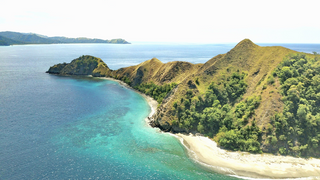
#> input picture F55121002_Tugas4_PCD/gambar.png, 320 x 180 px
$ python 'F55121002_IdealLowpassFilter&ButterworthLowpassFilter.py'
#> lines starting #> are read from the running program, lines starting #| are printed output that depends on the picture; after the words box and inside, x2 and y2 are one past the last pixel; in counts of white or black regions, pixels touching at a corner belong together
import cv2
import numpy as np
from matplotlib import pyplot as plt

# membaca gambar
img = cv2.imread('gambar.png', 0)
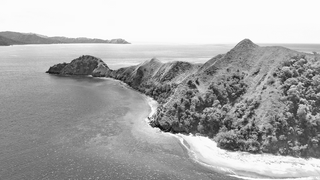
#> img: shape (180, 320); min 1, max 255, mean 171.3

# melakukan FFT pada citra
f = np.fft.fft2(img)
fshift = np.fft.fftshift(f)

# Filter Ideal Lowpass
rows, cols = img.shape
#> rows = 180; cols = 320
crow, ccol = rows // 2, cols // 2
#> crow = 90; ccol = 160

# membuat mask dengan nilai nol di tengah dan nilai satu di bagian lain
mask = np.zeros((rows, cols), np.uint8)
r = 80  # radius lingkaran
cv2.circle(mask, (ccol, crow), r, 1, -1)
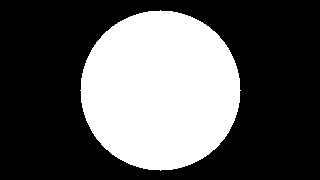
#> mask: shape (180, 320); values 0 (black) and 1 (white), 34.9% white; 1 white region, box (x1, y1, x2, y2) and area: (80, 10, 241, 171) 20081

# menerapkan mask dan melakukan IFFT
fshift_ILP = fshift * mask
f_ILP = np.fft.ifftshift(fshift_ILP)
img_ILP = np.real(np.fft.ifft2(f_ILP))
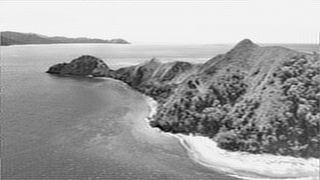
#> img_ILP: shape (180, 320) float64; min 5.76, max 264.3, mean 171.3; drawn with min black and max white

# Filter Butterworth Lowpass
D0 = 80  # frekuensi cutoff
n = 2  # orde filter

# membuat filter Butterworth dengan frekuensi potong D0 dan orde n
butterworth_lp = np.zeros((rows, cols))
for i in range(rows):
    for j in range(cols):
        distance = np.sqrt((i - crow) ** 2 + (j - ccol) ** 2)
        butterworth_lp[i, j] = 1 / (1 + (distance / D0) ** (2 * n))
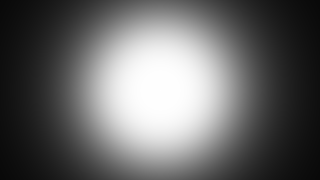
#> butterworth_lp: shape (180, 320) float64; min 0.0348, max 1, mean 0.406

# menerapkan filter dan melakukan IFFT
fshift_BLP = fshift * butterworth_lp
f_BLP = np.fft.ifftshift(fshift_BLP)
img_BLP = np.real(np.fft.ifft2(f_BLP))

# tampilkan gambar
plt.subplot(2, 2, 1), plt.imshow(img, cmap='gray')
plt.title('Original Image'), plt.xticks([]), plt.yticks([])
plt.subplot(2, 2, 2), plt.imshow(np.log(1 + np.abs(fshift)), cmap='gray')
plt.title('Magnitude Spectrum'), plt.xticks([]), plt.yticks([])
plt.subplot(2, 2, 3), plt.imshow(img_ILP, cmap='gray')
plt.title('Ideal Lowpass Filter'), plt.xticks([]), plt.yticks([])
plt.subplot(2, 2, 4), plt.imshow(img_BLP, cmap='gray')
plt.title('Butterworth Lowpass Filter'), plt.xticks([]), plt.yticks([])
plt.show()
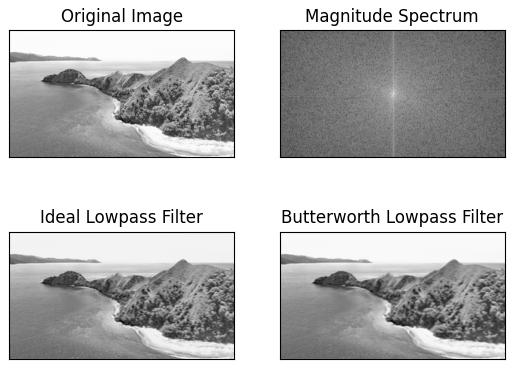
#> figure drawn by matplotlib, 4 panels
